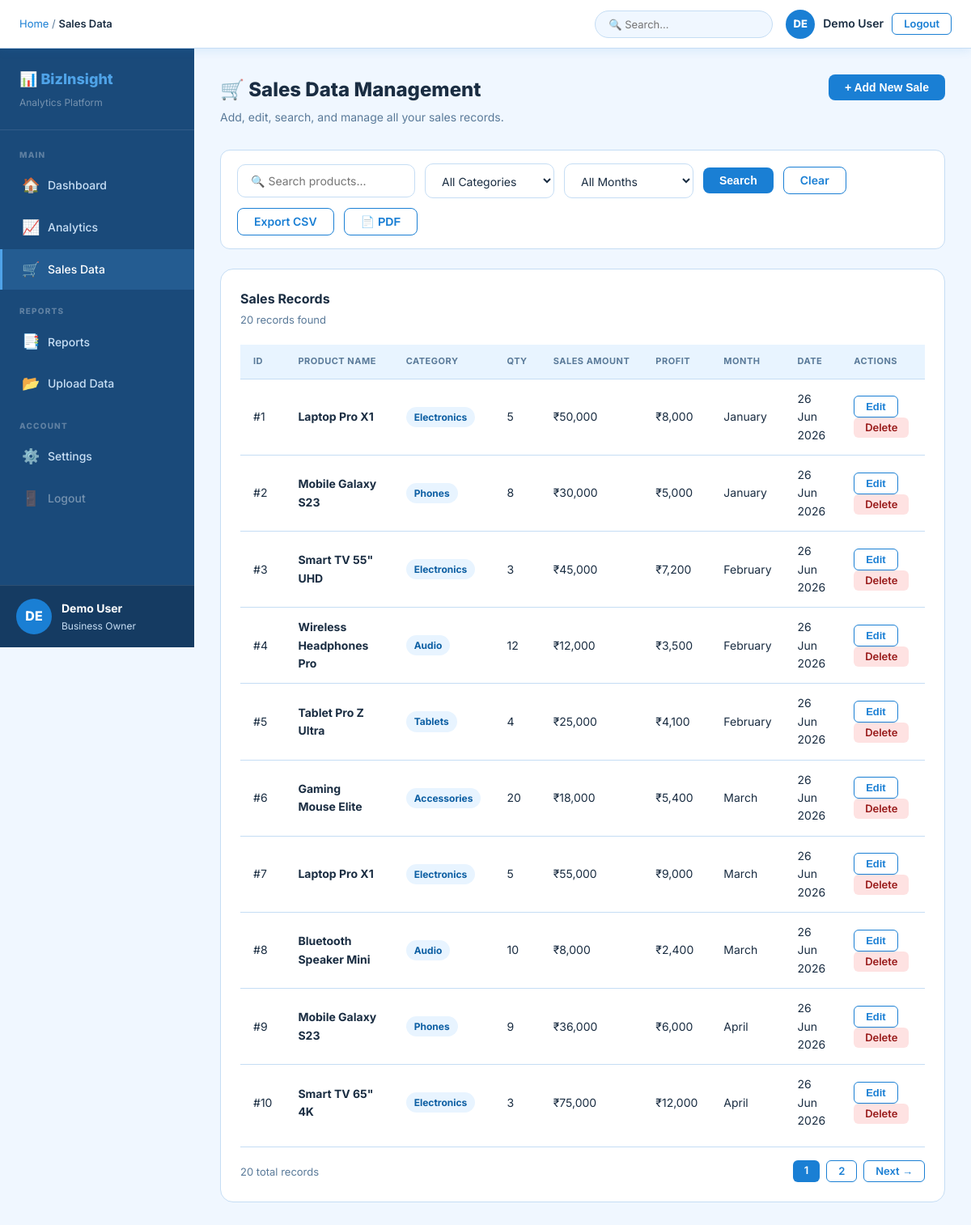
/sales.php (signed in), run on the app's committed database.
### tables this page shows
CREATE TABLE IF NOT EXISTS sales (
  id            INT AUTO_INCREMENT PRIMARY KEY,
  user_id       INT           NOT NULL,
  product_name  VARCHAR(150)  NOT NULL,
  category      VARCHAR(80)   DEFAULT 'Other',
  sales_amount  DECIMAL(12,2) NOT NULL DEFAULT 0,
  profit        DECIMAL(12,2) DEFAULT 0,
  quantity      INT           DEFAULT 0,
  month_name    VARCHAR(20)   NOT NULL,
  created_at    DATETIME      DEFAULT CURRENT_TIMESTAMP,
  updated_at    DATETIME      DEFAULT CURRENT_TIMESTAMP ON UPDATE CURRENT_TIMESTAMP,
  FOREIGN KEY (user_id) REFERENCES users(id) ON DELETE CASCADE,
  INDEX idx_user_id   (user_id),
  INDEX idx_month     (month_name),
  INDEX idx_category  (category)
);

### includes/functions.php (called while the page is built, shortened)
<?php
function e($str) {
    return htmlspecialchars($str, ENT_QUOTES, 'UTF-8');
}
?>

### includes/auth_check.php (called while the page is built, shortened)
<?php
function getCurrentUser() {
    return [
        'id'    => $_SESSION['user_id'],
        'name'  => $_SESSION['user_name']  ?? 'User',
        'email' => $_SESSION['user_email'] ?? '',
    ];
}
?>

### sales.php (the view, shortened to what this page needs)
<?php
require_once 'includes/auth_check.php';
require_once 'includes/db.php';
require_once 'includes/functions.php';
$user = getCurrentUser();
$uid  = $user['id'];
$search   = trim($_GET['search'] ?? '');
$cat_f    = trim($_GET['category'] ?? '');
$month_f  = trim($_GET['month'] ?? '');
$where = "WHERE user_id = ?";
$params = [$uid];
$types  = "i";
$per_page = 10;
$page_num = max(1, (int)($_GET['p'] ?? 1));
$offset   = ($page_num - 1) * $per_page;
$count_stmt = $conn->prepare("SELECT COUNT(*) as cnt FROM sales $where");
$count_stmt->bind_param($types, ...$params);
$count_stmt->execute();
$total_rows  = $count_stmt->get_result()->fetch_assoc()['cnt'];
$total_pages = ceil($total_rows / $per_page);
$params_paged = $params;
$types_paged  = $types . "ii";
$params_paged[] = $per_page;
$params_paged[] = $offset;
$stmt = $conn->prepare("SELECT * FROM sales $where ORDER BY created_at DESC LIMIT ? OFFSET ?");
$stmt->bind_param($types_paged, ...$params_paged);
$stmt->execute();
$sales_records = $stmt->get_result()->fetch_all(MYSQLI_ASSOC);
$page_title = 'Sales Data';
include 'includes/header.php';
?>
<div class="page-header">
  <div>
    <h1>🛒 Sales Data Management</h1>
    <p>Add, edit, search, and manage all your sales records.</p>
  </div>
  <button class="btn btn-primary" onclick="openModal('addModal')">+ Add New Sale</button>
</div>
<form method="GET" class="filter-bar">
  <div style="display:flex;gap:12px;align-items:center;flex-wrap:wrap">
    <input type="text" name="search" class="input-field" style="width:220px" placeholder="🔍 Search products..." value="<?= e($search) ?>">
    <select name="category" class="input-field" style="width:160px">
      <option value="">All Categories</option>
    </select>
    <select name="month" class="input-field" style="width:160px">
      <option value="">All Months</option>
    </select>
    <button type="submit" class="btn btn-primary">Search</button>
    <a href="sales.php" class="btn btn-outline">Clear</a>
    <a href="reports.php?type=sales_csv" class="btn btn-outline">Export CSV</a>
    <button class="btn btn-outline" onclick="generatePagePDF('Sales Data Report')">📄 PDF</button>
  </div>
</form>
<div class="card">
  <div class="card-header">
    <div><div class="card-title">Sales Records</div><div class="card-sub"><?= $total_rows ?> records found</div></div>
  </div>
  <?php if(empty($sales_records)): ?>
    <div class="empty-state">
      <div style="font-size:48px;margin-bottom:12px">🛒</div>
      <p>No sales records found. <a href="#" onclick="openModal('addModal')">Add your first sale</a> or <a href="upload.php">upload a CSV file</a>.</p>
    </div>
  <?php else: ?>
  <div class="table-responsive">
    <table class="data-table">
      <thead>
        <tr><th>ID</th><th>Product Name</th><th>Category</th><th>Qty</th><th>Sales Amount</th><th>Profit</th><th>Month</th><th>Date</th><th>Actions</th></tr>
      </thead>
      <tbody>
        <?php foreach($sales_records as $s): ?>
        <tr>
          <td>#<?= $s['id'] ?></td>
          <td><strong><?= e($s['product_name']) ?></strong></td>
          <td><span class="badge badge-info"><?= e($s['category']) ?></span></td>
          <td><?= number_format($s['quantity']) ?></td>
          <td>₹<?= number_format($s['sales_amount']) ?></td>
          <td>₹<?= number_format($s['profit']) ?></td>
          <td><?= e($s['month_name']) ?></td>
          <td><?= date('d M Y', strtotime($s['created_at'])) ?></td>
          <td>
            <button class="btn btn-outline btn-sm"
              onclick="openEditModal(<?= $s['id'] ?>, '<?= e($s['product_name']) ?>', '<?= e($s['category']) ?>', <?= $s['sales_amount'] ?>, <?= $s['profit'] ?>, <?= $s['quantity'] ?>, '<?= e($s['month_name']) ?>')">
              Edit
            </button>
            <a href="sales.php?delete=<?= $s['id'] ?>" class="btn btn-sm btn-danger"
               onclick="return confirm('Delete this record?')">Delete</a>
          </td>
        </tr>
        <?php endforeach; ?>
      </tbody>
    </table>
  </div>
  <?php if($total_pages > 1): ?>
  <div class="pagination">
    <span><?= $total_rows ?> total records</span>
    <div style="display:flex;gap:8px">
      <?php for($i = max(1,$page_num-2); $i <= min($total_pages,$page_num+2); $i++): ?>
        <a href="?p=<?= $i ?>&search=<?= urlencode($search) ?>&category=<?= urlencode($cat_f) ?>&month=<?= urlencode($month_f) ?>"
           class="btn btn-sm <?= $i === $page_num ? 'btn-primary' : 'btn-outline' ?>"><?= $i ?></a>
      <?php endfor; ?>
      <?php if($page_num < $total_pages): ?>
        <a href="?p=<?= $page_num + 1 ?>&search=<?= urlencode($search) ?>&category=<?= urlencode($cat_f) ?>&month=<?= urlencode($month_f) ?>" class="btn btn-outline btn-sm">Next →</a>
      <?php endif; ?>
    </div>
  </div>
  <?php endif; ?>
  <?php endif; ?>
</div>
<?php include 'includes/footer.php'; ?>

### includes/header.php (shortened to what this page needs)
<?php
$page_title = $page_title ?? 'BizInsight';
?>
<!DOCTYPE html>
<html lang="en">
<head>
  <link rel="stylesheet" href="assets/css/style.css">
  <link rel="stylesheet" href="assets/css/dashboard.css">
</head>
<body>
<header class="topbar">
  <div class="topbar-left">
    <div class="breadcrumb">
      <a href="dashboard.php">Home</a> / <span><?= e($page_title) ?></span>
    </div>
  </div>
  <div class="topbar-right">
    <div class="topbar-search">
      <input type="text" placeholder="🔍 Search...">
    </div>
    <div class="topbar-user">
      <?php
        $display_name = $_SESSION['user_name'] ?? 'User';
        $initials     = strtoupper(substr($display_name, 0, 2));
      ?>
      <div class="topbar-avatar"><?= $initials ?></div>
      <span><?= e($display_name) ?></span>
      <a href="logout.php" class="btn btn-outline btn-sm">Logout</a>
    </div>
  </div>
</header>
<div class="app-wrapper">
<?php include 'includes/sidebar.php'; ?>
<main class="main-content">

### includes/sidebar.php
<?php
$current = basename($_SERVER['PHP_SELF'], '.php');
?>
<aside class="sidebar">
  <div class="sidebar-brand">
    <a href="dashboard.php" class="sidebar-logo">📊 BizInsight</a>
    <div class="sidebar-tagline">Analytics Platform</div>
  </div>
  <nav class="sidebar-nav">
    <div class="nav-section-label">Main</div>
    <a href="dashboard.php" class="nav-item <?= $current === 'dashboard' ? 'active' : '' ?>">
      <span class="nav-icon">🏠</span> Dashboard
    </a>
    <a href="analytics.php" class="nav-item <?= $current === 'analytics' ? 'active' : '' ?>">
      <span class="nav-icon">📈</span> Analytics
    </a>
    <a href="sales.php" class="nav-item <?= $current === 'sales' ? 'active' : '' ?>">
      <span class="nav-icon">🛒</span> Sales Data
    </a>
    <div class="nav-section-label">Reports</div>
    <a href="reports.php" class="nav-item <?= $current === 'reports' ? 'active' : '' ?>">
      <span class="nav-icon">📑</span> Reports
    </a>
    <a href="upload.php" class="nav-item <?= $current === 'upload' ? 'active' : '' ?>">
      <span class="nav-icon">📂</span> Upload Data
    </a>
    <div class="nav-section-label">Account</div>
    <a href="settings.php" class="nav-item <?= $current === 'settings' ? 'active' : '' ?>">
      <span class="nav-icon">⚙️</span> Settings
    </a>
    <a href="logout.php" class="nav-item logout">
      <span class="nav-icon">🚪</span> Logout
    </a>
  </nav>
  <div class="sidebar-user">
    <?php $sidebar_name = $_SESSION['user_name'] ?? 'User'; ?>
    <div class="user-avatar"><?= strtoupper(substr($sidebar_name, 0, 2)) ?></div>
    <div class="user-info">
      <div class="user-name"><?= e($sidebar_name) ?></div>
      <div class="user-role">Business Owner</div>
    </div>
  </div>
</aside>

### includes/footer.php (shortened to what this page needs)
</main>
</div>
</body>
</html>

### assets/css/style.css (style rules this page uses)
*, *::before, *::after { margin: 0; padding: 0; box-sizing: border-box; }
:root { --blue: #1a7fd4; --blue-light: #e8f4ff; --blue-mid: #4fa3e8; --blue-dark: #0d5fa3; --white: #ffffff; --bg: #f0f7ff; --sidebar: #1a4a7a; --sidebar-txt: #c8dff5; --text: #1a2d42; --text-muted: #5a7a99; --border: #c5ddf4; --green: #16a34a; --red: #dc2626; --amber: #d97706; --purple: #7c3aed; --shadow: rgba(26,127,212,.12); }
body { font-family: 'Segoe UI', system-ui, -apple-system, sans-serif; background: var(--bg); color: var(--text); font-size: 15px; line-height: 1.6; min-height: 100vh; }
.btn { padding: 9px 20px; border-radius: 8px; border: none; cursor: pointer; font-size: 14px; font-weight: 600; text-decoration: none; display: inline-block; transition: all .2s; line-height: 1; }
.btn-primary { background: var(--blue); color: #fff; }
.btn-outline { background: transparent; border: 1.5px solid var(--blue); color: var(--blue); }
.btn-danger { background: #fee2e2; color: #991b1b; border: none; }
.btn-sm { padding: 6px 14px; font-size: 13px; border-radius: 6px; }
.input-field { width: 100%; padding: 11px 16px; border: 1.5px solid var(--border); border-radius: 10px; font-size: 14px; color: var(--text); background: #fff; outline: none; transition: border .2s; font-family: inherit; }
.card { background: var(--white); border: 1.5px solid var(--border); border-radius: 16px; padding: 24px; margin-bottom: 24px; }
.card-header { display: flex; align-items: flex-start; justify-content: space-between; margin-bottom: 20px; }
.card-title { font-size: 16px; font-weight: 700; color: var(--text); }
.card-sub { font-size: 13px; color: var(--text-muted); margin-top: 3px; }
.data-table { width: 100%; border-collapse: collapse; font-size: 14px; }
.data-table th { padding: 12px 16px; text-align: left; font-size: 11px; font-weight: 700; color: var(--text-muted); text-transform: uppercase; letter-spacing: .5px; background: var(--blue-light); border-bottom: 1.5px solid var(--border); white-space: nowrap; }
.data-table td { padding: 13px 16px; border-bottom: 1px solid var(--border); color: var(--text); vertical-align: middle; }
.data-table tr:last-child td { border-bottom: none; }
.table-responsive { overflow-x: auto; }
.badge { display: inline-block; padding: 3px 10px; border-radius: 20px; font-size: 12px; font-weight: 700; }
.badge-info { background: var(--blue-light); color: var(--blue-dark); }
.pagination { display: flex; align-items: center; justify-content: space-between; padding: 16px 0 0; border-top: 1px solid var(--border); margin-top: 8px; font-size: 13px; color: var(--text-muted); }
.filter-bar { background: var(--white); border: 1.5px solid var(--border); border-radius: 12px; padding: 16px 20px; margin-bottom: 24px; }

### includes/header.php (style rules this page uses)
body { font-family: 'Inter', 'Segoe UI', system-ui, sans-serif; }

### data on the page
sales: id "1", product_name "Laptop Pro X1", category "Electronics", quantity "5", sales_amount "50,000", profit "8,000", month_name "January", created_at "26 Jun 2026"
sales: id "2", product_name "Mobile Galaxy S23", category "Phones", quantity "8", sales_amount "30,000", profit "5,000", month_name "January", created_at "26 Jun 2026"
sales: id "3", product_name "Smart TV 55\" UHD", category "Electronics", quantity "3", sales_amount "45,000", profit "7,200", month_name "February", created_at "26 Jun 2026"
sales: id "4", product_name "Wireless Headphones Pro", category "Audio", quantity "12", sales_amount "12,000", profit "3,500", month_name "February", created_at "26 Jun 2026"
sales: id "5", product_name "Tablet Pro Z Ultra", category "Tablets", quantity "4", sales_amount "25,000", profit "4,100", month_name "February", created_at "26 Jun 2026"
sales: id "6", product_name "Gaming Mouse Elite", category "Accessories", quantity "20", sales_amount "18,000", profit "5,400", month_name "March", created_at "26 Jun 2026"
sales: id "7", product_name "Laptop Pro X1", category "Electronics", quantity "5", sales_amount "55,000", profit "9,000", month_name "March", created_at "26 Jun 2026"
sales: id "8", product_name "Bluetooth Speaker Mini", category "Audio", quantity "10", sales_amount "8,000", profit "2,400", month_name "March", created_at "26 Jun 2026"
sales: id "9", product_name "Mobile Galaxy S23", category "Phones", quantity "9", sales_amount "36,000", profit "6,000", month_name "April", created_at "26 Jun 2026"
sales: id "10", product_name "Smart TV 65\" 4K", category "Electronics", quantity "3", sales_amount "75,000", profit "12,000", month_name "April", created_at "26 Jun 2026"

### other printed values
$page_title "Sales Data"
$initials "DE"
$display_name "Demo User"
substr($sidebar_name, 0, 2) "DE"
$sidebar_name "Demo User"
$total_rows "20"
